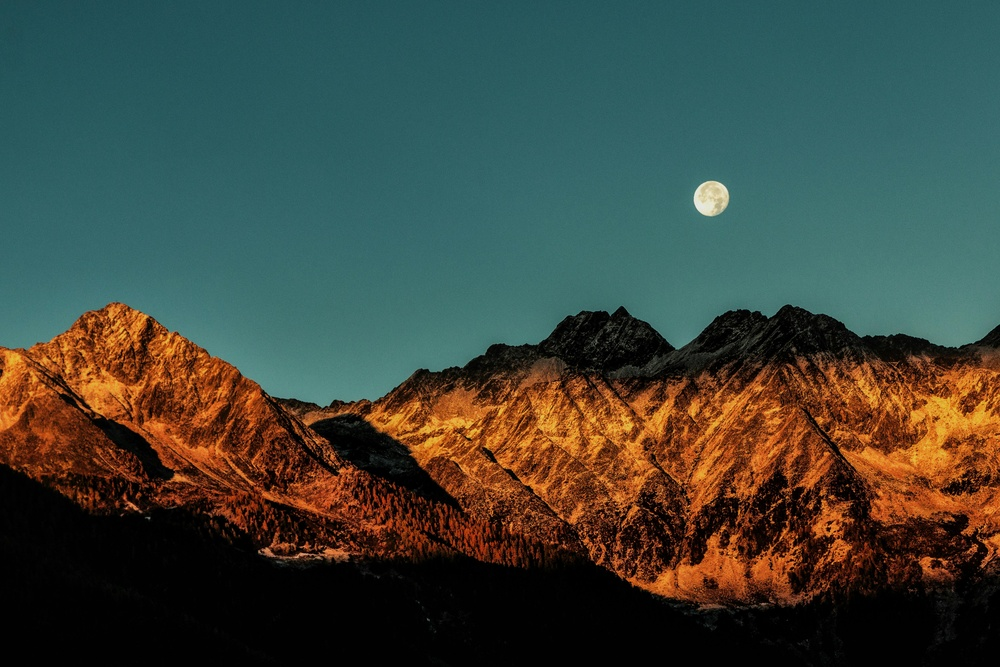
#> input picture ALPR-45/mountain.jpg, 1000 x 667 px, shrunk from 5472 x 3648 before the run
$ python read_display_write.py
#> lines starting #> are read from the running program, lines starting #| are printed output that depends on the picture
import cv2
import numpy

image = cv2.imread("mountain.jpg", cv2.IMREAD_COLOR)
#> image is the input picture: shape (667, 1000, 3); mean B, G, R 61.1, 70.4, 62.1
gray_image = cv2.imread("mountain.jpg", cv2.IMREAD_GRAYSCALE)
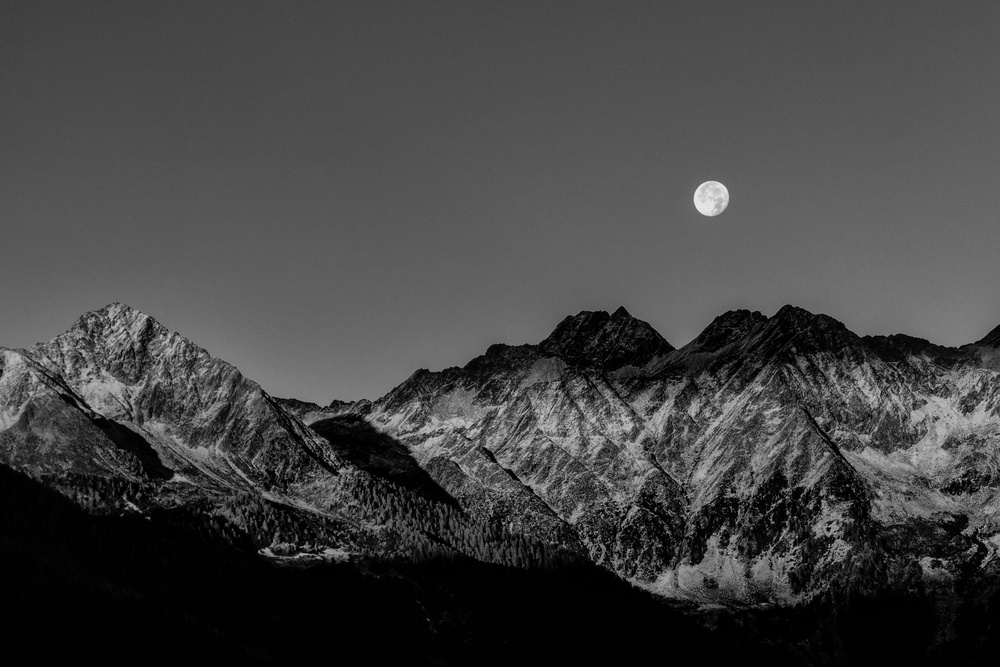
#> gray_image: shape (667, 1000); min 0, max 236, mean 66.8
image_unchanged = cv2.imread("mountain.jpg", cv2.IMREAD_UNCHANGED)

cv2.imshow("Original Image", image)
cv2.imshow("Gray Scale Image", gray_image)
cv2.imshow("Unchanged Image", image_unchanged)

cv2.imwrite("mountain.png", image)
cv2.imwrite("gray_mountain.png", gray_image)
cv2.imwrite("mountain_unchanged.png", image_unchanged)

written_image = cv2.imread("mountain.png")
written_gray_image = cv2.imread("gray_mountain.png")
#> written_gray_image: shape (667, 1000, 3); min 0, max 236, mean 66.8
written_unchanged_image = cv2.imread("mountain_unchanged.png")

cv2.imshow("Written Image", written_image)
cv2.imshow("Written gray image", written_gray_image)
cv2.imshow("Written unchanged image", written_unchanged_image)

cv2.waitKey(0)
cv2.destroyAllWindows()
